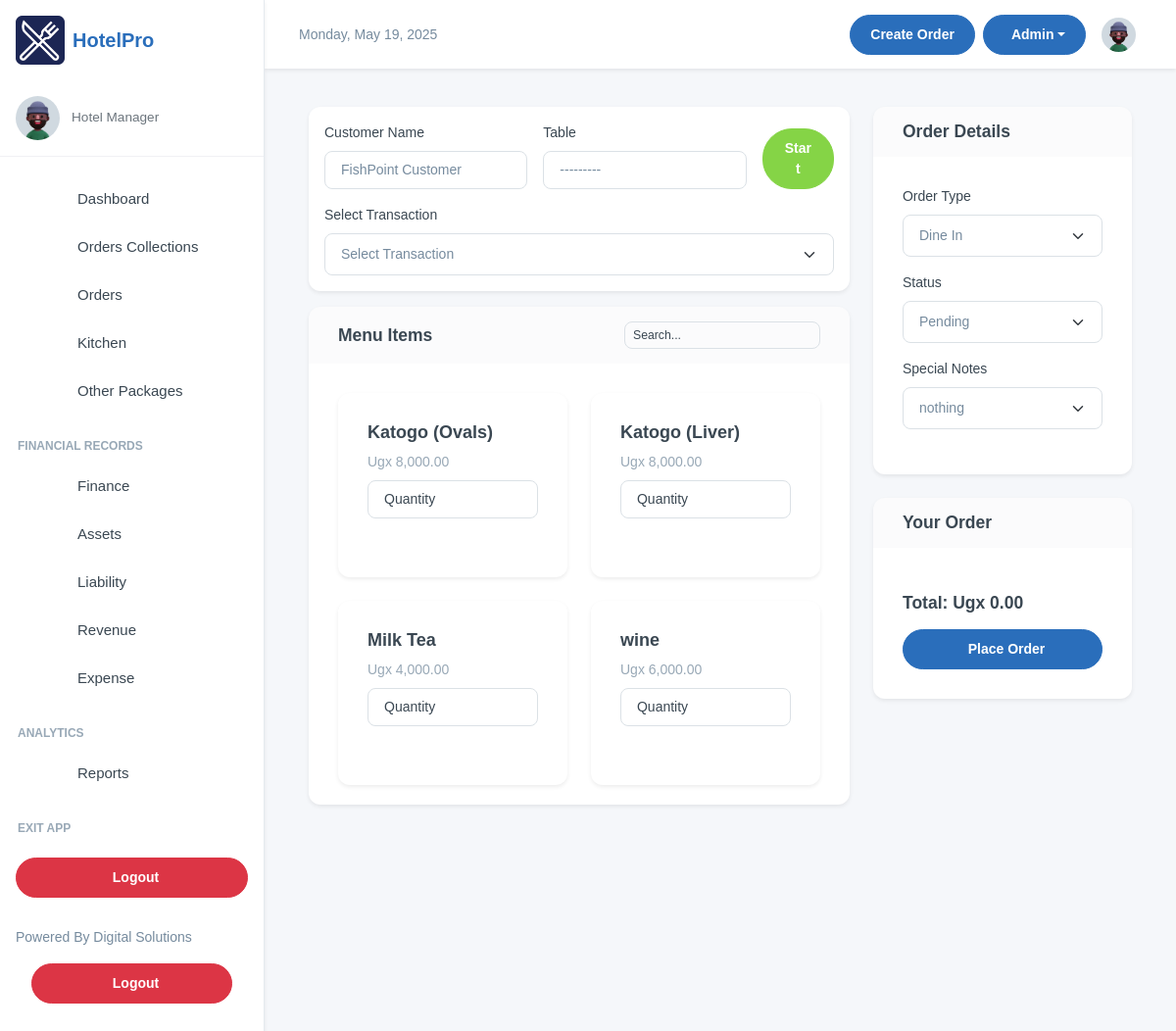
The page /manager/add-order/ (signed in) on the database its author committed.
### inventory/models.py (models this page shows, shortened)
class MenuItem(models.Model):
    category = models.ForeignKey(Category, on_delete=models.CASCADE, related_name="menu_items")
    name = models.CharField(max_length=100)
    description = models.TextField()
    price = models.DecimalField(max_digits=10, decimal_places=2, default=Decimal('0.00'))
    is_available = models.BooleanField(default=True)
    image_url = models.ImageField(blank=True, null=True, upload_to="menu_items")

### inventory/views.py (the view)
# urls.py: path('add-order/', views.add_order, name='add_order'),
@login_required(login_url='/user/login/')
def add_order(request):
    today = localdate()
    unpaid_orders = OrderTransaction.objects.filter(created=today, payment_mode="NO PAYMENT").order_by('-id')
    menu_items = MenuItem.objects.all().values('id', 'name', 'price')
    if request.method == 'POST':
        form = OrderTransactionForm(request.POST)
        if form.is_valid():
            order_transaction = form.save(commit=False)
            order_transaction.created_by = request.user
            order_transaction.save()
            return redirect('add_order')  # Ensure 'add_order' is a valid URL name.
    else:
        form = OrderTransactionForm()
    return render(request, 'add_order.html', {
        'form': form,
        'all_menu_items': menu_items,
        'unpaid_orders': unpaid_orders,
    })

### inventory/forms.py
class OrderTransactionForm(forms.ModelForm):
    class Meta:
        model = OrderTransaction
        fields = ['customer_name', 'table']
        widgets = {
            'table': forms.Select(attrs={'class': 'form-control'}),
            'customer_name': forms.TextInput(attrs={'class': 'form-control'}),
        }

### inventory/models.py (called while the page is built)
def generate_random_id():
    return str(random.randint(100000, 999999))

    def __str__(self):
        return f"Table {self.table_number} in {self.dining_area.name}"

### inventory/templates/add_order.html (shortened to what this page needs)
{% extends 'base.html' %}
{% load static %}
{% load humanize %}
{% block content %}
<div class="container mt-4">
  <div class="row g-4">
    <div class="col-lg-8">
      <div class="card p-3 mb-3">
        <form method="post" class="row g-3">
          <div class="col-md-5">
            <label for="{{ form.customer_name.id_for_label }}" class="form-label">Customer Name</label>
            {{ form.customer_name }}
          </div>
          <div class="col-md-5">
            <label for="{{ form.table.id_for_label }}" class="form-label">Table</label>
            {{ form.table }}
          </div>
          <div class="col-md-2 d-flex align-items-end">
            <button type="submit" class="btn btn-success w-100">Start</button>
          </div>
        </form>
        <div class="mt-3">
          <label for="order-transaction-select" class="form-label">Select Transaction</label>
          <select id="order-transaction-select" class="form-select">
            <option value="">Select Transaction</option>
          </select>
        </div>
      </div>
      <div class="card">
        <div class="card-header d-flex justify-content-between align-items-center">
          <h5 class="mb-0">Menu Items</h5>
          <input type="text" id="menu-search" class="form-control form-control-sm" placeholder="Search..." style="max-width: 200px" />
        </div>
        <div class="card-body" style="max-height: 450px; overflow-y: auto">
          <div class="row row-cols-1 row-cols-md-2 g-4" id="menu-items-container">
            {% for item in all_menu_items %}
            <div class="col">
              <div class="card menu-item h-100" data-name="{{ item.name|lower }}" data-price="{{ item.price }}">
                <div class="card-body">
                  <h5 class="card-title">{{ item.name }}</h5>
                  <p class="text-muted mb-2">Ugx {{ item.price|intcomma }}</p>
                  <input type="number" class="form-control quantity-input" data-menu-id="{{ item.id }}" data-price="{{ item.price }}" min="1" placeholder="Quantity" />
                </div>
              </div>
            </div>
            {% endfor %}
          </div>
        </div>
      </div>
    </div>
    <div class="col-lg-4">
      <div class="card mb-4">
        <div class="card-header"><h5 class="mb-0">Order Details</h5></div>
        <div class="card-body">
          <form id="order-form" method="post">
            <div class="mb-3">
              <label for="order-type" class="form-label">Order Type</label>
              <select id="order-type" class="form-select">
                <option value="Dine In">Dine In</option>
              </select>
            </div>
            <div class="mb-3">
              <label for="status" class="form-label">Status</label>
              <select id="status" class="form-select">
                <option value="Pending">Pending</option>
              </select>
            </div>
            <div class="mb-3">
              <label for="special-notes" class="form-label">Special Notes</label>
              <select id="special-notes" class="form-select">
                <option value="nothing">nothing</option>
              </select>
            </div>
          </form>
        </div>
      </div>
      <div class="card">
        <div class="card-header"><h5 class="mb-0">Your Order</h5></div>
        <div class="card-body">
          <div class="mb-3">
            <h5>Total: Ugx <span id="grand-total">0.00</span></h5>
          </div>
          <div class="d-grid">
            <button type="button" id="submit-orders" class="btn btn-primary">
               Place Order
            </button>
          </div>
        </div>
      </div>
    </div>
  </div>
</div>
{% endblock %}

### templates/base.html (style rules this page uses)
:root { --primary-color: #2A6EBB; --secondary-color: #F8F9FA; --accent-color: #FFD700; --text-color: #333333; --success-color: #28a745; --danger-color: #dc3545; --warning-color: #ffc107; --info-color: #17a2b8; }
body { font-family: 'Poppins', sans-serif; background-color: #f5f7fa; }
.btn-primary { background-color: var(--primary-color); border-color: var(--primary-color); }
.card { border-radius: 0.75rem; border: none; box-shadow: 0 0.125rem 0.25rem rgba(0, 0, 0, 0.075); transition: transform 0.2s ease-in-out, box-shadow 0.2s ease-in-out; }

### rows shown on the page
MenuItem: name "Katogo (Ovals)", price "8,000.00"
MenuItem: name "Katogo (Liver)", price "8,000.00"
MenuItem: name "Milk Tea", price "4,000.00"
MenuItem: name "wine", price "6,000.00"
